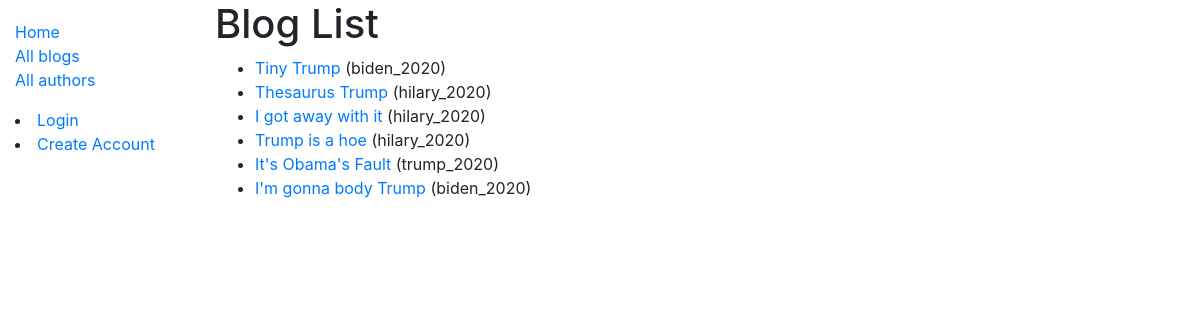
The app's page /forum/blogs/, older data.
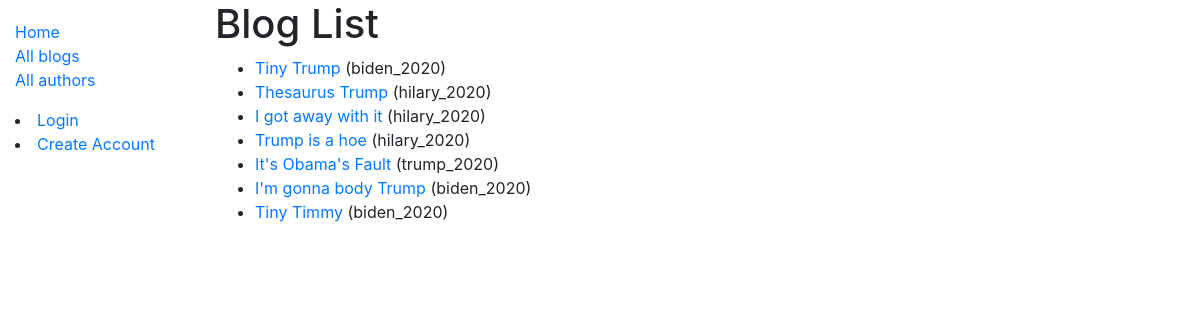
The same page, newer data.
### forum/models.py (models this page shows, shortened)
class Blog(models.Model):
    title = models.CharField(max_length=20)
    post_date = models.DateField(default=date.today())
    author = models.ForeignKey('Author', on_delete=models.SET_NULL, null=True)
    entry = models.TextField(max_length=2000, help_text='What''s on your mind?')
    def get_absolute_url(self):
        return reverse('blog-detail', args=[str(self.id)])

class Author(models.Model):
    user = models.OneToOneField(User, on_delete=models.SET_NULL, null=True)
    biography = models.TextField(max_length=400, help_text='Who am I?')
    def __str__(self):
        return self.user.username

### forum/views.py (the view)
# urls.py: path('blogs/',                views.BlogListView.as_view(),         name='blogs'),
class BlogListView(generic.ListView):
    model = Blog

### forum/templates/forum/blog_list.html
{% extends "base_generic.html" %}
{% block content %}
  <h1>Blog List</h1>
  {% if blog_list %}
  <ul>
    {% for blog in blog_list %}
      <li>
        <a href="{{ blog.get_absolute_url }}">{{ blog.title }}</a> ({{ blog.author }})
      </li>
    {% endfor %}
  </ul>
  {% else %}
    <p>There are no blogs on this forum.</p>
  {% endif %}
{% endblock %}

Row changes from the older to the newer data that the page shows:
added Blog: title "Tiny Timmy", author "biden_2020"
